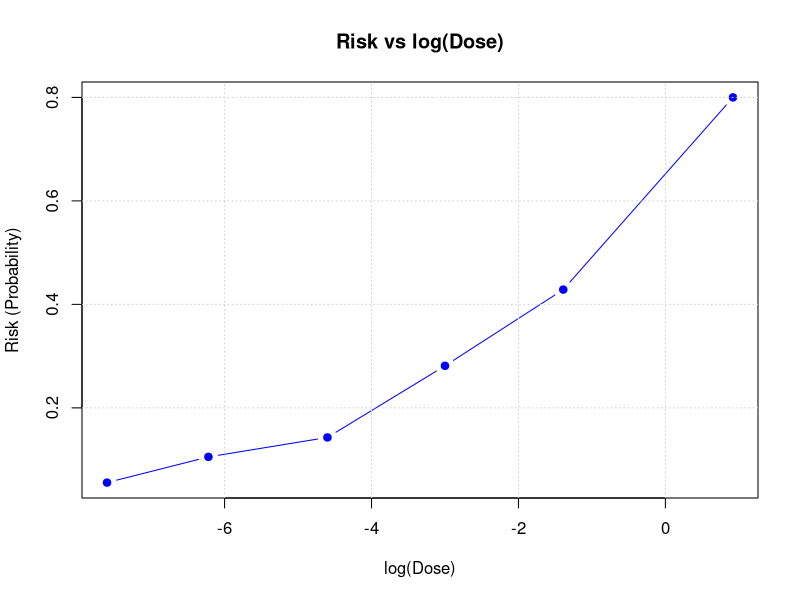
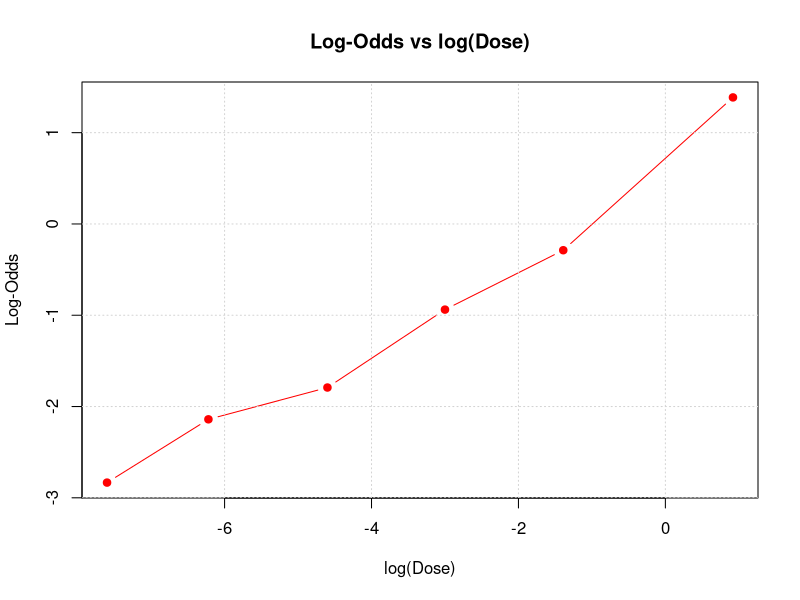
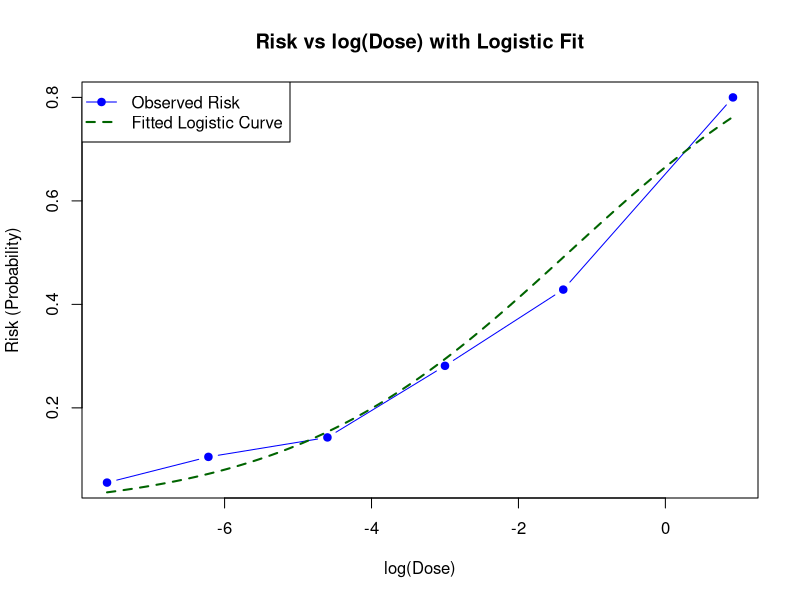

Source code (R) for these figures, in order:
## ---- chunk 1
knitr::opts_chunk$set(echo = TRUE)
library(knitr)
## ---- chunk 2

# Create the 2x2 table
periodontitis_table <- matrix(
  c(22, 75, 148, 265, 97, 413, 170, 340, 510), # Data including margins
  nrow = 3,                                   # Three rows: Yes, No, Sum
  byrow = TRUE,                               # Fill matrix by rows
  dimnames = list(
    `Dental Floss Use` = c("Used Dental Floss", "Not Used Dental Floss", "Total"), # Row names
    `Periodontitis` = c("Periodontitis", "No Periodontitis", "Total")    # Column names
  )
)

# Convert to data frame for better printing
periodontitis_df <- as.data.frame.matrix(periodontitis_table)

# Use kable to display the table
kable(
  periodontitis_df,
  caption = "Regular Use of Dental Floss and Periodontitis",
  align = "c"
)

## ---- chunk 3
# Prepare data
dental_data <- data.frame(
  floss = c(1, 0), # 1 = yes, 0 = no
  periodontitis_yes = c(22, 148),
  periodontitis_no = c(75, 265)
)

# Logistic regression
model <- glm(cbind(periodontitis_yes, periodontitis_no) ~ floss, 
             family = binomial(link=logit), data = dental_data)

# Extract model coefficients summary
model_summary <- summary(model)

# Create a data frame with relevant data
coefficients_table <- data.frame(
  Term = rownames(model_summary$coefficients),
  Estimate = model_summary$coefficients[, "Estimate"],
  `Std. Error` = model_summary$coefficients[, "Std. Error"],
  `z value` = model_summary$coefficients[, "z value"],
  `Pr(>|z|)` = model_summary$coefficients[, "Pr(>|z|)"]
)

# Print the table using kable
kable(
  coefficients_table,
  caption = "Summary of Logistic Regression Model Coefficients",
  align = c("l", "c", "c", "c", "c"),
  col.names = c("Term", "Estimate", "Std. Error", "z value", "P-value")
)
## ---- chunk 4

## ---- chunk 5

## ---- chunk 6
# Data from the instructions
log_dose <- c(-7.60, -6.22, -4.60, -3.00, -1.39, 0.92)
tumor <- c(1, 2, 4, 9, 12, 32)
no_tumor <- c(17, 17, 24, 23, 16, 8)
total <- tumor + no_tumor

# Create the table
original_table <- data.frame(
  `log(dose)` = log_dose,
  Tumor = tumor,
  `No tumor` = no_tumor,
  `Total` = total
)
t_table<- t(original_table)
# Display the table
knitr::kable(t_table, caption = "Original Data Table")
## ---- chunk 7
# Calculate risk (probability) of tumor
risk <- tumor / total

# Calculate odds
odds <- risk / (1 - risk)

# Calculate log-odds
log_odds <- log(odds)

updated_table <- data.frame(
  `log(dose)` = log_dose,
  Tumor = tumor,
  `No tumor` = no_tumor,
  Total = total,
  Risk = round(risk, 4),
  Odds = round(odds, 4),
  `Log-Odds` = round(log_odds, 4)
)
t_updated_table<- t(updated_table)
knitr::kable(t_updated_table, caption = "Original Data Table with Risk, Odds, and Log-Odds Calculations")

## ---- chunk 8

# Create an updated table with the new calculations
updated_table <- data.frame(
  `log(dose)` = log_dose,
  Tumor = tumor,
  `No tumor` = no_tumor,
  Total = total,
  Risk = round(risk, 4),
  Odds = round(odds, 4),
  `Log-Odds` = round(log_odds, 4)
)

# Plot Risk (Probability) vs log(dose)
plot(log_dose, risk, type = "b", col = "blue", pch = 19,
     xlab = "log(Dose)", ylab = "Risk (Probability)",
     main = "Risk vs log(Dose)")
grid()
## ---- chunk 9
# Plot Log-Odds vs log(dose)
plot(log_dose, log_odds, type = "b", col = "red", pch = 19,
     xlab = "log(Dose)", ylab = "Log-Odds",
     main = "Log-Odds vs log(Dose)")
grid()
## ---- chunk 10
# Fit a logistic regression model
model <- glm(cbind(tumor, no_tumor) ~ log_dose, family = binomial)

# Summary of the model
## ---- chunk 11
# Generate fitted values for plotting
new_dose <- seq(min(log_dose), max(log_dose), length.out = 100)
predicted_risk <- predict(model, newdata = data.frame(log_dose = new_dose), type = "response")

# Add fitted curve to the risk plot
plot(log_dose, risk, type = "b", col = "blue", pch = 19,
     xlab = "log(Dose)", ylab = "Risk (Probability)",
     main = "Risk vs log(Dose) with Logistic Fit")
lines(new_dose, predicted_risk, col = "darkgreen", lwd = 2, lty = 2)
legend("topleft", legend = c("Observed Risk", "Fitted Logistic Curve"),
       col = c("blue", "darkgreen"), lty = c(1, 2), lwd = c(1, 2), pch = c(19, NA))
